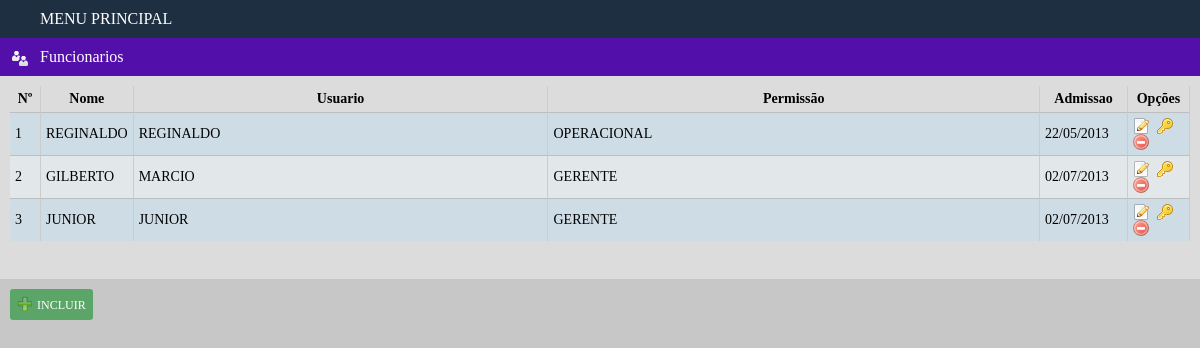
/consulta/funcionarios.php, run on the app's committed database.
### tables this page shows
CREATE TABLE IF NOT EXISTS `funcionario` (
  `id_funcionario` int(11) NOT NULL AUTO_INCREMENT,
  `nome_funcionario` varchar(60) DEFAULT NULL,
  `data_admissao` datetime DEFAULT NULL,
  `usuario` varchar(100) NOT NULL,
  `senha` varchar(100) NOT NULL,
  `permissao` int(11) NOT NULL,
  PRIMARY KEY (`id_funcionario`)
);

### consulta/funcionarios.php (the view, shortened to what this page needs)
<html>
	<?php include $_SERVER['DOCUMENT_ROOT'] . "/includes/head.php"; ?>
	<body>
		<div id='menu' class="fe_menu_index">
			<ul>
				<?php include $_SERVER['DOCUMENT_ROOT'] . "/includes/titulo_menu_principal.php"; ?>
				<?php include $_SERVER['DOCUMENT_ROOT'] . "/includes/titulo_funcionarios.php"; ?>
		</div>
	<div class="area_de_tabelas">
	<table border="0" cellpadding="0" cellspacing="0" width="100%">
		<thead>
		<tr>
			<th style="width: 20px;">Nº</th>
			<th style="width: 20px;">Nome</th>
			<th >Usuario</th>
			<th >Permissão</th>
			<th style="width: 77px;">Admissao</th>
			<?php
				if($permissao_sessao==0){
			?>
			<th style="width: 51px;">Opções</th>
			<?php }?>
		</tr>
		</thead>
<?php
$cont			=	0;
$query			=	 mysql_query("Select * from funcionario");
while($dados 	= 	 mysql_fetch_array($query))
{
	$cont++;
	$nome					=	$dados['nome_funcionario'];
	$data_admissao			=	$dados['data_admissao'];
	$id						=	$dados['id_funcionario'];
	$usuario				=	$dados['usuario'];
	$permissao				=	$dados['permissao'];
	if($permissao==0){
		$permissao = 'GERENTE';
	}else{
		$permissao = 'OPERACIONAL';
	}
	$data_admissao			=	date("d/m/Y", strtotime($data_admissao));
	echo "
		<tr>
			<td>$cont</td>
			<td style='text-transform:uppercase;'>$nome</td>
			<td style='text-transform:uppercase;'>$usuario</td>
			<td >$permissao</td>
			<td>$data_admissao</td>
			";
			if($permissao_sessao==0){
				echo"<td><a href='../cadastro/cad_func.php?id=$id'><i class='editar'></i></a><a href='../alteracao/alt_senha.php?id=$id'><i class='senha' ></i></a> <a href='../exclusao/del_func.php?id=$id'><i class='excluir'></i></a></td>";
			}
		echo "</tr>";
}
?>
	</table>
	<br />
	</div>
	<?php
		if($permissao_sessao==0){
			$href = "/cadastro/cad_func.php"; include $_SERVER['DOCUMENT_ROOT'] . "/includes/bt_incluir.php";
		}
			?>
	</body>
</html>

### _assets/css/style.css (style rules this page uses)
body { background: rgb(199, 199, 199); color:white; margin:0; padding:0; font-family: ubuntu; }
.fe_menu_index { background: rgb(60, 60, 60); color: white; }
.fe_menu_index ul { background: ;list-style: none;margin: 0;padding: 0; }
i.editar { background: url("/_assets/img/icons/editar.png") center no-repeat; display: block;width: 16px;height: 16px;margin-right: 8px; }
i.excluir { background: url("/_assets/img/icons/excluir.png") center no-repeat; display: block;width: 16px;height: 16px;margin-right: 8px; }
i.senha { background: url("/_assets/img/icons/senha.png") center no-repeat; display: inline-block ; width: 16px;height: 16px;margin-right: 4; }
.area_de_tabelas { background: rgb(220, 220, 220);color: black ; padding:10px; padding-bottom:20px; }
table { width: 100%; font-size:14px; color: black; }
table thead tr th { padding:10px; }
table thead tr th, table tr td { border-right:1px solid rgb(204, 204, 204);padding: 5px; }
table tbody tr td { border-top:1px solid rgb(190, 190, 190); }
tbody tr:nth-child(even) { background-color: rgb(226, 232, 233); }
tbody tr:nth-child(odd) { background-color: rgb(206, 220, 230); }
td a { display: inline-block; }

### data on the page
funcionario: nome_funcionario "REGINALDO", usuario "REGINALDO", permissao "OPERACIONAL", data_admissao "22/05/2013"
funcionario: nome_funcionario "GILBERTO", usuario "MARCIO", permissao "GERENTE", data_admissao "02/07/2013"
funcionario: nome_funcionario "JUNIOR", usuario "JUNIOR", permissao "GERENTE", data_admissao "02/07/2013"
